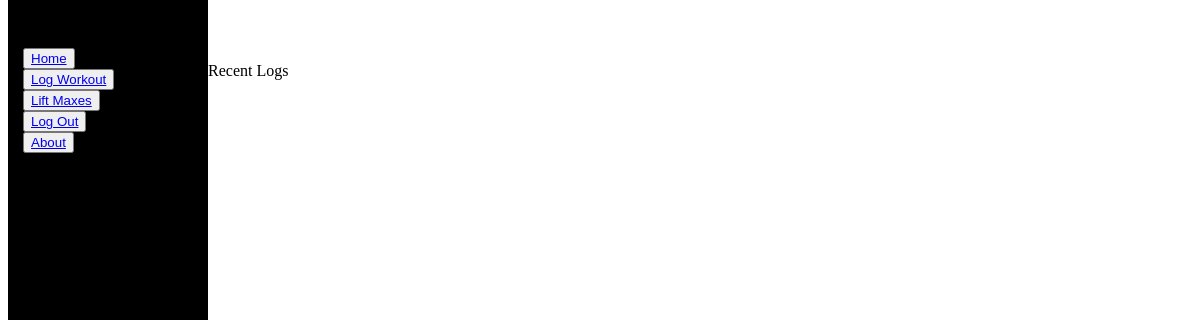
The app's page /home (signed in), older data.
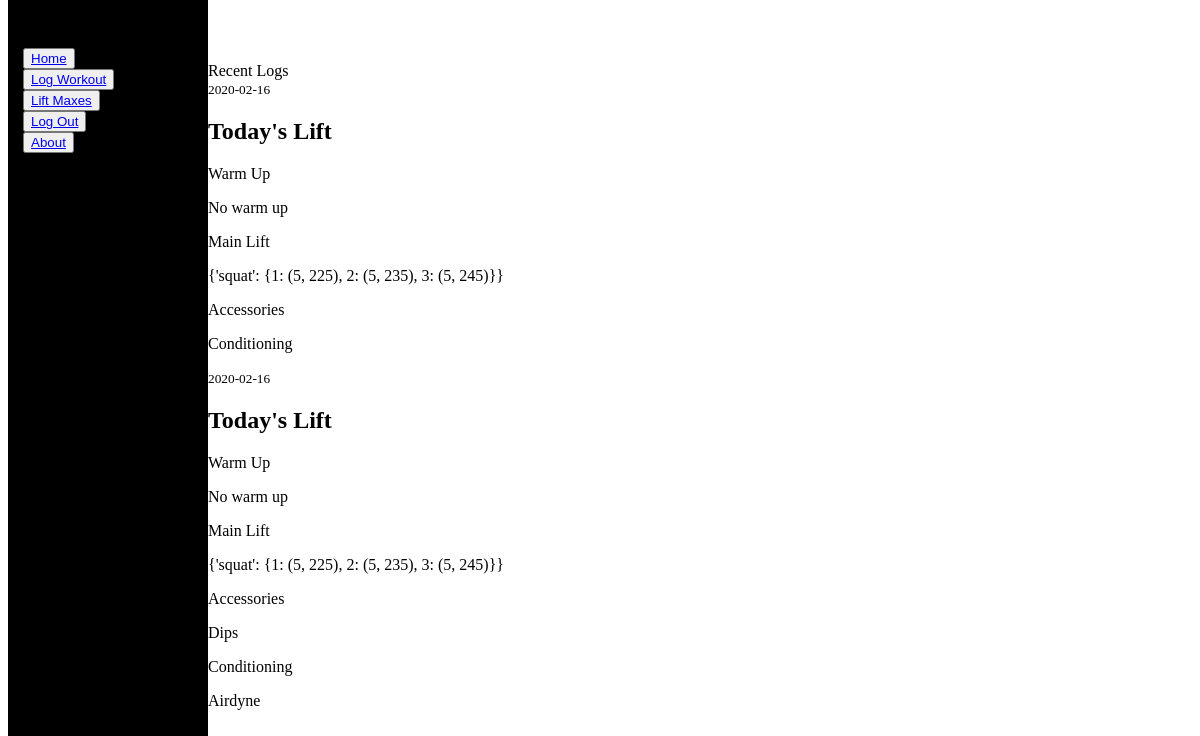
The same page, newer data.
### strength_log/models.py (models this page shows, shortened)
class Post(db.Model):
    __tablename__ = "posts"
    id = db.Column(db.Integer, primary_key=True)
    title = db.Column(db.String(80), index=True)
    warm_up = db.Column(db.String(80))
    main_lift = db.Column(db.PickleType)
    accessories = db.Column(db.String(80))
    conditioning = db.Column(db.String(80))
    timestamp = db.Column(db.DateTime, index=True, default=datetime.utcnow)
    user_id = db.Column(db.Integer, db.ForeignKey("users.id"))

### strength_log/main/routes.py (the view)
@main.route("/")
@main.route("/home")
def home():
    posts = Post.query.filter_by(user_id=current_user.id).all()
    main_lift = [main_lift.main_lift for main_lift in posts]
    logger.debug(type(main_lift))
    return render_template("home.html", posts=posts)

### strength_log/models.py (called while the page is built)
@login.user_loader
def load_user(user_id):
    return User.query.get(int(user_id))

### strength_log/templates/home.html (shortened to what this page needs)
{% extends "base.html" %}
{% set title = "5/3/1 Log" %}
{% block content %}
<div class="mui-row">
	<div class="mui-col-sm-10 mui-col-sm-offset-1">
		<br>
		<div class="mui--text-dark-secondary mui--text-body2">Recent Logs</div>
		{% for post in posts %}
		<article class="media content-section">
			<div class="media-body">
			  <div class="article-metadata">
				<small class="text-muted">{{ post.timestamp.strftime('%Y-%m-%d') }}</small>
			  </div>
			  <h2><a class="article-title">{{ post.title }}</a></h2>
			  <div class="mui--text-headline">Warm Up</div>
			  <p class="article-content">{{ post.warm_up }}</p>
			  <div class="mui--text-headline">Main Lift</div>
			  <p class="article-content">{{ post.main_lift }}</p>
			  <div class="mui--text-headline">Accessories</div>
			  <p class="article-content">{{ post.accessories }}</p>
			  <div class="mui--text-headline">Conditioning</div>
			  <p class="article-content">{{ post.conditioning }}</p>
			</div>
		  </article>
		{% endfor %}
	</div>
</div>
{% endblock %}

### strength_log/templates/base.html (shortened to what this page needs)
<!doctype html>
<html>
<head>
	<link href="//cdn.muicss.com/mui-0.10.0/css/mui.min.css" rel="stylesheet" type="text/css" />
	<link rel="stylesheet" type="text/css" href="{{ url_for('static', filename='main.css') }}">
</head>
<body>
	<div id="sidebar">
		<div class="mui--text-light mui--text-display1 mui--align-vertical">Strength Log</div>
		<div class="mui--divider-top">
			<button class="mui-btn mui-btn--raised"><a href="/home">Home</a></button>
		</div>
		{% if current_user.is_authenticated %}
		<div class="mui--divider-top">
			<button class="mui-btn mui-btn--raised"><a href="/post/new">Log Workout</a></button>
		</div>
		<div class="mui--divider-top">
			<button class="mui-btn mui-btn--raised"><a href="/maxes">Lift Maxes</a></button>
		</div>
		<div class="mui--divider-top">
			<button class="mui-btn mui-btn--raised"><a href="/logout">Log Out</a></button>
		</div>
		{% endif %}
		<div class="mui--divider-top">
			<button class="mui-btn mui-btn--raised"><a href="/about">About</a></button>
		</div>
	</div>
	<div class="mui-row">
		<br>
		<br>
		<div id="content" class="mui-container">
			{% block content %}{% endblock %}
		</div>
	</div>
</body>
</html>

### strength_log/static/main.css (style rules this page uses)
html, body { height: 100%; }
html, body, input, textarea, button { -webkit-font-smoothing: antialiased; -moz-osx-font-smoothing: grayscale; text-shadow: 1px 1px 1px rgba(0, 0, 0, 0.004); }
#sidebar { background-color: black; padding: 15px; }
@media (min-width: 768px) { #sidebar { position: fixed; top: 0; bottom: 0; width: 170px; height: 100%; padding-top: 30px; } }
@media (min-width: 768px) { #content { margin-left: 200px; } }

Row changes from the older to the newer data that the page shows:
added Post: timestamp "2020-02-16", title "Today's Lift", warm_up "No warm up", main_lift "{'squat': {1: (5, 225), 2: (5, 235), 3: (5, 245)}}"
added Post: timestamp "2020-02-16", title "Today's Lift", warm_up "No warm up", main_lift "{'squat': {1: (5, 225), 2: (5, 235), 3: (5, 245)}}", accessories "Dips", conditioning "Airdyne"
